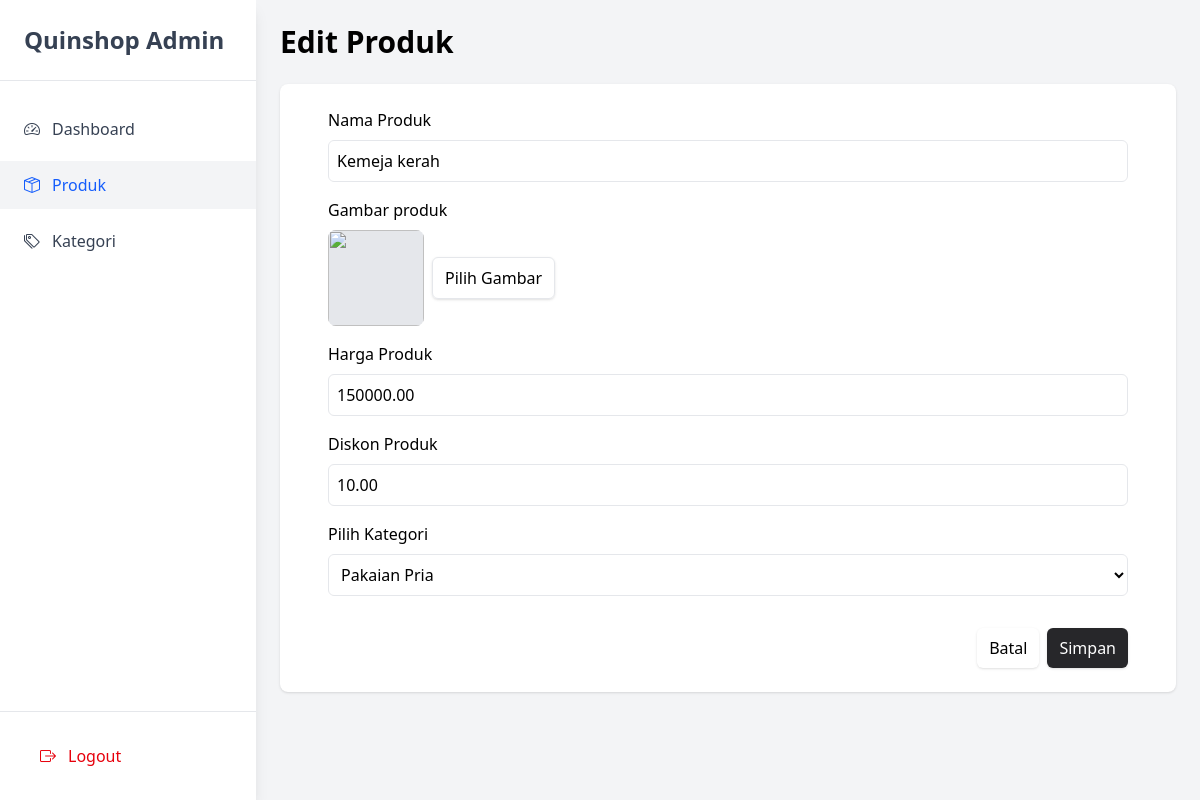
Screenshot of /app/views/admin/index.php?module=produk&page=edit&id=1 (signed in) with the database file from the repository.
### tables this page shows
CREATE TABLE `product` (
  `id_product` int(11) NOT NULL,
  `id_category` int(11) NOT NULL,
  `id_user` int(11) NOT NULL,
  `title` varchar(200) NOT NULL,
  `price` decimal(10,2) NOT NULL,
  `discount` decimal(5,2) DEFAULT 0.00,
  `image` varchar(255) DEFAULT NULL
);

CREATE TABLE `category` (
  `id_category` int(11) NOT NULL,
  `name` varchar(100) NOT NULL,
  `image` varchar(255) DEFAULT NULL
);

### app/controllers/ProdukController.php (called while the page is built, shortened)
<?php
require_once __DIR__ . '/../models/Produk.php';
class ProdukController
{
    private $produkModel;
    public function __construct()
    {
        $this->produkModel = new Produk();
    }
    public function edit($id)
    {
        $produk = $this->produkModel->getById($id);
        require_once __DIR__ . '/../views/admin/produk/form.php';
        return ob_get_clean();
    }
}

### config/database.php (called while the page is built, shortened)
<?php
class Database
{
    public $mysqli;
    function __construct()
    {
        $this->mysqli = new mysqli(DB_HOST, DB_USER, DB_PASS, DB_NAME);
    }
    function select($table, $where = null)
    {
        $sql = "SELECT * FROM $table";
        if ($where != null && count($where) > 0) {
            $conditions = [];
            foreach ($where as $key => $value) {
                $escaped_value = $this->mysqli->real_escape_string($value);
                $conditions[] = "$key = '$escaped_value'";
            }
            $sql .= " WHERE " . implode(' AND ', $conditions);
        }
        $result = $this->mysqli->query($sql);
        return $result->fetch_all(MYSQLI_ASSOC);
    }
}

### app/models/Produk.php (called while the page is built, shortened)
<?php
require_once __DIR__ . '/../../config/database.php';
class Produk
{
    private $db;
    public function __construct()
    {
        $this->db = new Database();
    }
    public function getById($id)
    {
        $where = ['id_product' => $id];
        $result = $this->db->select('product', $where);
        return !empty($result) ? $result[0] : null;
    }
}

### app/models/Kategori.php (called while the page is built, shortened)
<?php
require_once __DIR__ . '/../../config/database.php';
class Kategori
{
    private $db;
    public function __construct()
    {
        $this->db = new Database();
    }
    public function getAll()
    {
        return $this->db->select('category');
    }
}

### app/views/admin/produk/form.php (the view, shortened to what this page needs)
<?php
require_once __DIR__ . '/../../../models/Kategori.php';
$kategoriModel = new Kategori();
$categories = $kategoriModel->getAll();
?>
<h1 class="text-3xl font-semibold mb-6"><?= isset($produk) ? 'Edit Produk' : 'Tambah Produk' ?></h1>
<div class="overflow-y-auto bg-white rounded-lg shadow">
    <form
        action="<?= isset($produk) ? 'index.php?module=produk&page=update&id=' . $produk['id_product'] : 'index.php?module=produk&page=store'; ?>"
        method="POST" enctype="multipart/form-data"
        class="w-full h-max px-12 py-6 flex flex-col items-center gap-8 bg-white rounded-xl">
        <div class="w-full flex flex-col gap-4">
            <div class="w-full flex flex-col gap-2">
                <label for="title">Nama Produk</label>
                <input type="text" name="title" id="title" placeholder="Produk"
                    class="w-full p-2 border border-gray-200 rounded-md"
                    value="<?= isset($produk) ? htmlspecialchars($produk['title']) : '' ?>" required>
            </div>
            <div class="w-full flex flex-col gap-2">
                <label for="image">Gambar produk</label>
                <div class="w-max flex items-center gap-2">
                    <div class="w-24 h-24 rounded-lg bg-gray-200 relative">
                        <img id="productPreview"
                            src="<?= isset($produk) ? '/Quinshop/' . htmlspecialchars($produk['image']) : '' ?>"
                            class="w-24 h-24 rounded-lg absolute object-cover" loading="lazy" alt="">
                    </div>
                    <label for="image"
                        class="w-max px-3 py-2 rounded-md shadow border border-gray-200 active:transition-transform active:duration-200 active:scale-95 cursor-pointer">Pilih
                        Gambar</label>
                </div>
            </div>
            <div class="w-full flex flex-col gap-2">
                <label for="price">Harga Produk</label>
                <input type="number" name="price" id="price" placeholder="Rp. 0"
                    class="w-full p-2 border border-gray-200 rounded-md"
                    value="<?= isset($produk) ? htmlspecialchars($produk['price']) : '' ?>" required>
            </div>
            <div class="w-full flex flex-col gap-2">
                <label for="discount">Diskon Produk</label>
                <input type="number" name="discount" id="discount" placeholder="0-100"
                    class="w-full p-2 border border-gray-200 rounded-md" min="0" max="100"
                    value="<?= isset($produk) ? htmlspecialchars($produk['discount']) : '' ?>">
            </div>
            <div class="w-full flex flex-col gap-2">
                <label for="description">Pilih Kategori</label>
                <select name="id_category" id="id_category" class="w-full p-2 border border-gray-200 rounded-md">
                    <?php foreach ($categories as $category) : ?>
                        <option value="<?= $category['id_category']; ?>"
                            <?= isset($produk) && $produk['id_category'] == $category['id_category'] ? 'selected' : '' ?>>
                            <?= $category['name']; ?>
                        </option>
                    <?php endforeach; ?>
                </select>
            </div>
        </div>
        <div class="w-full flex items-center justify-end gap-2">
            <a href="<?= 'index.php?module=produk&page=index'; ?>" type="reset"
                class="w-max px-3 py-2 rounded-md shadow active:transition-transform active:duration-200 active:scale-95 cursor-pointer">Batal</a>
            <button type="submit"
                class="w-max px-3 py-2 rounded-md shadow bg-zinc-800 text-white active:transition-transform active:duration-200 active:scale-95 cursor-pointer">Simpan</button>
        </div>
    </form>
</div>

### rows the page displays
product: title "Kemeja kerah", price "150000.00", discount "10.00", id_category "Pakaian Pria"
